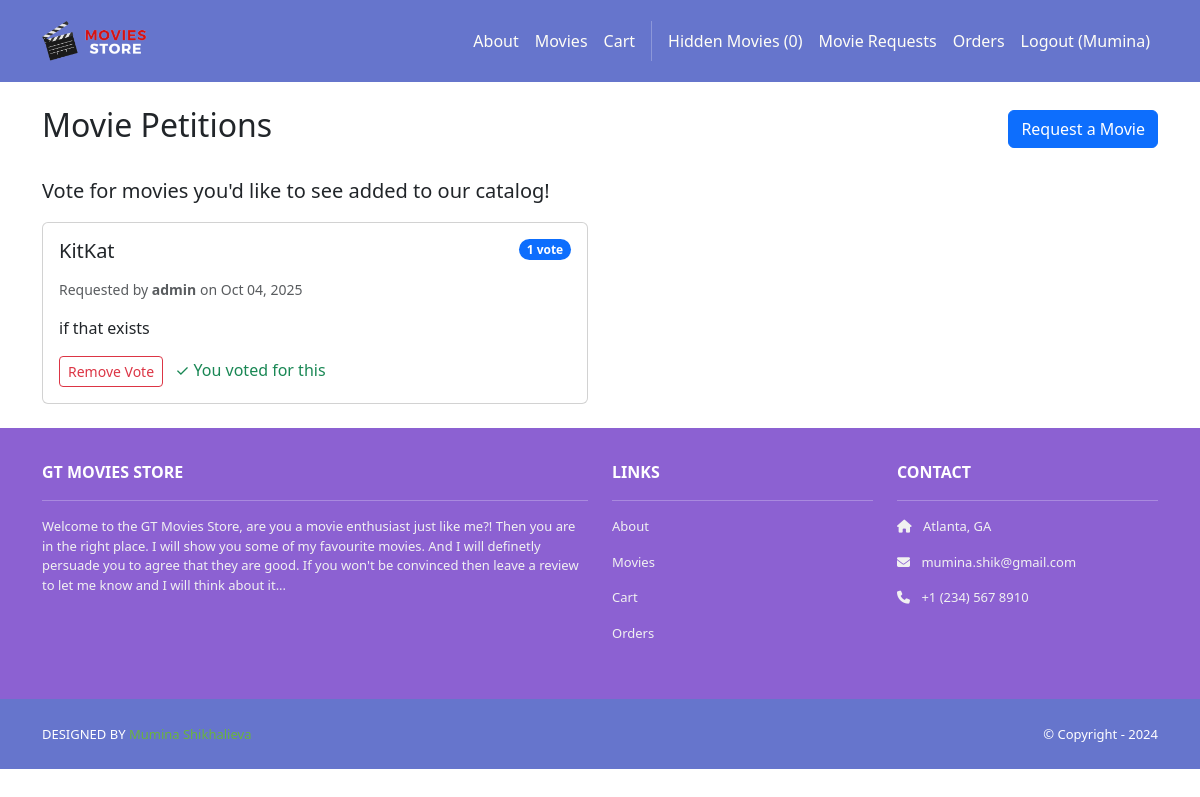
Screenshot of /movies/petitions/ (signed in) with the database file from the repository.
### movies/models.py (models this page shows, shortened)
class MoviePetition(models.Model):
    id = models.AutoField(primary_key=True)
    movie_title = models.CharField(max_length=255)
    description = models.TextField(help_text="Why should this movie be added?")
    petitioner = models.ForeignKey(User, on_delete=models.CASCADE, related_name='petitions')
    created_at = models.DateTimeField(auto_now_add=True)
    is_approved = models.BooleanField(default=False)
    is_rejected = models.BooleanField(default=False)
    class Meta:
        ordering = ['-created_at']
    def get_vote_count(self):
        return self.votes.count()
    def user_has_voted(self, user):
        if not user.is_authenticated:
            return False
        return self.votes.filter(user=user).exists()

### movies/views.py (the view)
# urls.py: path('petitions/', views.petitions_list, name='movies.petitions_list'),
def petitions_list(request):
    petitions = MoviePetition.objects.filter(is_approved=False, is_rejected=False)
    petitions_with_votes = []
    for petition in petitions:
        petition.vote_count = petition.get_vote_count()
        petition.user_voted = petition.user_has_voted(request.user)
        petitions_with_votes.append(petition)
    petitions_with_votes.sort(key=lambda x: x.vote_count, reverse=True)
    template_data = {
        'title': 'Movie Petitions',
        'petitions': petitions_with_votes
    }
    return render(request, 'movies/petitions_list.html', {'template_data': template_data})

### movies/templates/movies/petitions_list.html (shortened to what this page needs)
{% extends 'base.html' %}
{% block content %}
<div class="container mt-4">
    <div class="d-flex justify-content-between align-items-center mb-4">
        <h2>{{ template_data.title }}</h2>
        {% if user.is_authenticated %}
            <a href="{% url 'movies.create_petition' %}" class="btn btn-primary">
                Request a Movie
            </a>
        {% endif %}
    </div>
    <p class="lead">Vote for movies you'd like to see added to our catalog!</p>
    {% if template_data.petitions %}
        <div class="row">
            {% for petition in template_data.petitions %}
                <div class="col-md-6 mb-4">
                    <div class="card h-100">
                        <div class="card-body">
                            <div class="d-flex justify-content-between align-items-start mb-2">
                                <h5 class="card-title">{{ petition.movie_title }}</h5>
                                <span class="badge bg-primary rounded-pill">
                                    {{ petition.vote_count }} vote{{ petition.vote_count|pluralize }}
                                </span>
                            </div>
                            <p class="card-text text-muted small">
                                Requested by <strong>{{ petition.petitioner.username }}</strong>
                                on {{ petition.created_at|date:"M d, Y" }}
                            </p>
                            <p class="card-text">{{ petition.description }}</p>
                            {% if user.is_authenticated %}
                                <div class="mt-3">
                                    {% if petition.user_voted %}
                                        <a href="{% url 'movies.unvote_petition' petition.id %}"
                                           class="btn btn-outline-danger btn-sm">
                                            Remove Vote
                                        </a>
                                        <span class="text-success ms-2">
                                            ✓ You voted for this
                                        </span>
                                    {% else %}
                                        <a href="{% url 'movies.vote_petition' petition.id %}"
                                           class="btn btn-success btn-sm">
                                            Vote for This Movie
                                        </a>
                                    {% endif %}
                                </div>
                            {% else %}
                                <div class="alert alert-info mt-3" role="alert">
                                    <a href="{% url 'accounts.login' %}">Log in</a> to vote for this petition
                                </div>
                            {% endif %}
                        </div>
                    </div>
                </div>
            {% endfor %}
        </div>
    {% endif %}
</div>
{% endblock %}

### moviesstore/templates/base.html (shortened to what this page needs)
<!DOCTYPE html>
<html>
  {% load static %}
  <head>
    <link href="https://cdn.jsdelivr.net/npm/bootstrap@5.3.3/dist/css/bootstrap.min.css" rel="stylesheet">
    <link rel="stylesheet" href="https://cdnjs.cloudflare.com/ajax/libs/font-awesome/6.1.1/css/all.min.css">
    <link rel="stylesheet" type="text/css" href="{% static 'css/style.css' %}">
  </head>
  <body>
    <nav class="p-3 navbar navbar-dark bg-dark navbar-expand-lg">
      <div class="container">
        <a class="navbar-brand" href="{% url 'home.index' %}">
          <img src="{% static 'img/logo.png' %}" alt="logo" height="40" />
        </a>
        <div class="collapse navbar-collapse" id="navbarNavAltMarkup">
          <div class="navbar-nav ms-auto navbar-ml">
            <a class="nav-link" href="{% url 'home.about' %}">About</a>
            <a class="nav-link" href="{% url 'movies.index' %}">Movies</a>
            <a class="nav-link" href="{% url 'cart.index' %}">Cart</a>
            {% if user.is_authenticated %}
            <a href="{% url 'movies.hidden' %}" class="nav-link">Hidden Movies ({{ user.hiddenmovie_set.count }})</a>
            <a href="{% url 'movies.petitions_list' %}" class="nav-link">Movie Requests</a>
            <a class="nav-link" href="{% url 'accounts.orders' %}">Orders</a>
            <a class="nav-link" href="{% url 'accounts.logout' %}">Logout ({{ user.username }})</a>
            {% else %}
            <a class="nav-link" href="{% url 'accounts.login' %}">Login</a>
            <a class="nav-link" href="{% url 'accounts.signup' %}">Sign Up</a>
            {% endif %}
          </div>
        </div>
      </div>
    </nav>
    <div>
      {% block content %}
      {% endblock content %}
    </div>
    <section class="p-3 ms-footer d-none d-md-block">
      <div class="container">
        <div class="row mt-3 text-white">
          <div class="col-md-6 col-lg-6 col-xl-6 mx-auto mb-4">
            <b>GT MOVIES STORE</b>
            <hr />
            <p>Welcome to the GT Movies Store, are you a movie enthusiast just like me?!
              Then you are in the right place. I will show you some of my favourite movies.
              And I will definetly persuade you to agree that they are good.
              If you won't be convinced then leave a review to let me know and I will think about it...</p>
          </div>
          <div class="col-md-3 col-lg-3 col-xl-3 mx-auto mb-4">
            <b>LINKS</b>
            <hr />
            <p><a class="nav-link" href="{% url 'home.about' %}">About</a></p>
            <p><a class="nav-link" href="{% url 'movies.index' %}">Movies</a></p>
            <p><a class="nav-link" href="{% url 'cart.index' %}">Cart</a></p>
            <p><a class="nav-link" href="{% url 'accounts.orders' %}">Orders</a></p>
          </div>
          <div class="col-md-3 col-lg-3 col-xl-3 mx-auto mb-4">
            <b>CONTACT</b>
            <hr />
            <p><i class="fas fa-home me-2"></i> Atlanta, GA</p>
            <p><i class="fas fa-envelope me-2"></i> mumina.shik@gmail.com</p>
            <p><i class="fas fa-phone me-2"></i> +1 (234) 567 8910</p>
          </div>
        </div>
      </div>
    </section>
    <section class="p-3 ms-footer-bottom bg-dark">
      <div class="container d-flex justify-content-between">
        <div class="me-5 text-white">
          <span>DESIGNED BY <a href="" target="_blank">Mumina Shikhalieva</a>
          </span>
        </div>
        <div class="text-white">
          <span>© Copyright - 2024</span>
        </div>
      </div>
    </section>
  </body>
</html>

### moviesstore/static/css/style.css (style rules this page uses)
.navbar a.nav-link { color: #FFFEF6 !important; }
.bg-dark { background-color: #6675cc !important; }
.ms-footer { background-color: #8c61d2; }
.ms-footer p { color: #f1f1f1; font-size: 13px; }
.ms-footer-bottom span { font-size: 13px; line-height: 38px; }
.ms-footer-bottom a { color: #6ab43e; text-decoration: none; }

### rows the page displays
MoviePetition: movie_title "KitKat", vote_count "1", petitioner.username "admin", created_at "Oct 04, 2025", description "if that exists", shows "Remove Vote"

### other values shown
{{ user.hiddenmovie_set.count }} "0"
{{ user.username }} "Mumina"
{{ template_data.title }} "Movie Petitions"
